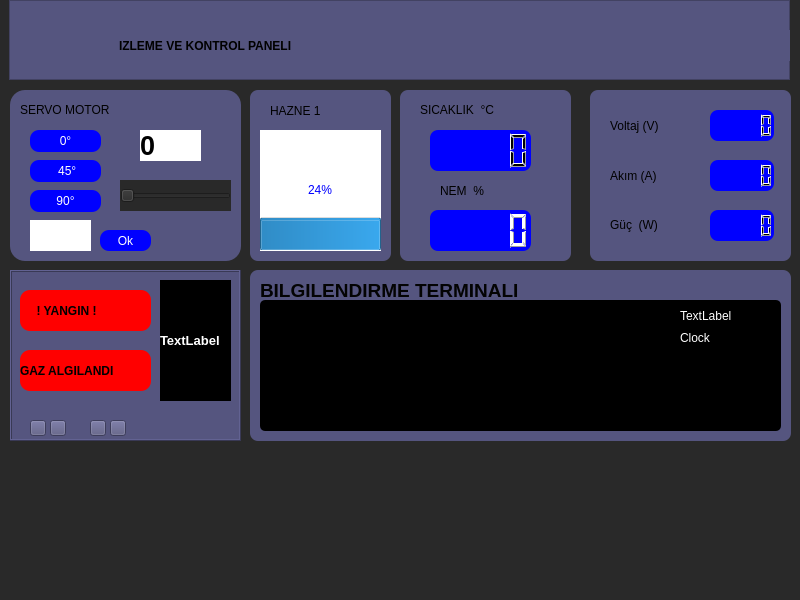
<?xml version="1.0" encoding="UTF-8"?>
<ui version="4.0">
 <class>MainWindow</class>
 <widget class="QMainWindow" name="MainWindow">
  <property name="geometry">
   <rect>
    <x>0</x>
    <y>0</y>
    <width>800</width>
    <height>600</height>
   </rect>
  </property>
  <property name="windowTitle">
   <string>MainWindow</string>
  </property>
  <property name="styleSheet">
   <string notr="true">background-color: rgb(41, 41, 41);</string>
  </property>
  <widget class="QWidget" name="centralwidget">
   <widget class="QFrame" name="frame_2">
    <property name="geometry">
     <rect>
      <x>10</x>
      <y>90</y>
      <width>231</width>
      <height>171</height>
     </rect>
    </property>
    <property name="styleSheet">
     <string notr="true">QFrame { 
	background-color: rgb(85, 85, 127);

border-color:green;

border-radius:15px;


}</string>
    </property>
    <property name="frameShape">
     <enum>QFrame::StyledPanel</enum>
    </property>
    <property name="frameShadow">
     <enum>QFrame::Raised</enum>
    </property>
    <widget class="QPushButton" name="pushButton_90derece">
     <property name="geometry">
      <rect>
       <x>20</x>
       <y>100</y>
       <width>71</width>
       <height>22</height>
      </rect>
     </property>
     <property name="styleSheet">
      <string notr="true">QPushButton
{

   color: white;
	background-color: blue;
border-radius: 9px;
padding: 5px;
    box-shadow: 5px 5px 5px 5px rgba(0, 0, 0, 50);



}
QPushButton:pressed {

padding-left: 10px;
padding-top: 10px;
}
</string>
     </property>
     <property name="text">
      <string>90°</string>
     </property>
     <property name="icon">
      <iconset resource="Iconlar.qrc">
       <normaloff>:/Iconlar/Iconlar/play-button-arrowhead.png</normaloff>:/Iconlar/Iconlar/play-button-arrowhead.png</iconset>
     </property>
    </widget>
    <widget class="QPushButton" name="pushButton_45derece">
     <property name="geometry">
      <rect>
       <x>20</x>
       <y>70</y>
       <width>71</width>
       <height>22</height>
      </rect>
     </property>
     <property name="tabletTracking">
      <bool>false</bool>
     </property>
     <property name="styleSheet">
      <string notr="true">QPushButton
{

   color: white;
	background-color: blue;
border-radius: 9px;
padding: 5px;
    box-shadow: 5px 5px 5px 5px rgba(0, 0, 0, 50);



}
QPushButton:pressed {

padding-left: 10px;
padding-top: 10px;
}
</string>
     </property>
     <property name="text">
      <string> 45°</string>
     </property>
     <property name="icon">
      <iconset resource="Iconlar.qrc">
       <normaloff>:/Iconlar/Iconlar/play-button-arrowhead.png</normaloff>:/Iconlar/Iconlar/play-button-arrowhead.png</iconset>
     </property>
     <property name="autoRepeat">
      <bool>false</bool>
     </property>
    </widget>
    <widget class="QPushButton" name="pushButton_ok">
     <property name="geometry">
      <rect>
       <x>90</x>
       <y>140</y>
       <width>51</width>
       <height>21</height>
      </rect>
     </property>
     <property name="styleSheet">
      <string notr="true">QPushButton
{

   color: white;
	background-color: blue;
border-radius: 9px;
padding: 5px;
    box-shadow: 5px 5px 5px 5px rgba(0, 0, 0, 50);



}
QPushButton:pressed {

padding-left: 10px;
padding-top: 10px;
}
</string>
     </property>
     <property name="text">
      <string>Ok</string>
     </property>
     <property name="icon">
      <iconset resource="Iconlar.qrc">
       <normaloff>:/Iconlar/Iconlar/play-button-arrowhead.png</normaloff>:/Iconlar/Iconlar/play-button-arrowhead.png</iconset>
     </property>
    </widget>
    <widget class="QLineEdit" name="lineEdit">
     <property name="geometry">
      <rect>
       <x>20</x>
       <y>130</y>
       <width>61</width>
       <height>31</height>
      </rect>
     </property>
     <property name="styleSheet">
      <string notr="true">background:white;
color:dark-black;
border:3px-black;
font:20pt;
font-weight:1200;
border:3px-black;
border-radius:0px;
</string>
     </property>
    </widget>
    <widget class="QSlider" name="horizontalSlider">
     <property name="geometry">
      <rect>
       <x>110</x>
       <y>90</y>
       <width>111</width>
       <height>31</height>
      </rect>
     </property>
     <property name="styleSheet">
      <string notr="true">QPushButton
{

   color: white;
	background-color: blue;
border-radius: 9px;
padding: 5px;
    box-shadow: 5px 5px 5px 5px rgba(0, 0, 0, 50);



}
QPushButton:pressed {

padding-left: 10px;
padding-top: 10px;
}
</string>
     </property>
     <property name="orientation">
      <enum>Qt::Horizontal</enum>
     </property>
    </widget>
    <widget class="QLabel" name="label_der_gosterge">
     <property name="geometry">
      <rect>
       <x>130</x>
       <y>40</y>
       <width>61</width>
       <height>31</height>
      </rect>
     </property>
     <property name="styleSheet">
      <string notr="true">background:white;
color:dark-black;
border:3px-black;
font:20pt;
font-weight:1200;
border:3px-black;
border-radius:0px;
</string>
     </property>
     <property name="text">
      <string>0</string>
     </property>
    </widget>
    <widget class="QPushButton" name="pushButton_0derece">
     <property name="geometry">
      <rect>
       <x>20</x>
       <y>40</y>
       <width>71</width>
       <height>22</height>
      </rect>
     </property>
     <property name="styleSheet">
      <string notr="true">QPushButton
{

   color: white;
	background-color: blue;
border-radius: 9px;
padding: 5px;
    box-shadow: 5px 5px 5px 5px rgba(0, 0, 0, 50);



}
QPushButton:pressed {

padding-left: 10px;
padding-top: 10px;
}
</string>
     </property>
     <property name="text">
      <string>0°</string>
     </property>
     <property name="icon">
      <iconset resource="Iconlar.qrc">
       <normaloff>:/Iconlar/Iconlar/play-button-arrowhead.png</normaloff>:/Iconlar/Iconlar/play-button-arrowhead.png</iconset>
     </property>
    </widget>
    <widget class="QLabel" name="label_2">
     <property name="geometry">
      <rect>
       <x>10</x>
       <y>10</y>
       <width>201</width>
       <height>20</height>
      </rect>
     </property>
     <property name="styleSheet">
      <string notr="true">text-align:center;
font: 900 18pt &quot;Arial Black&quot;;</string>
     </property>
     <property name="frameShape">
      <enum>QFrame::Box</enum>
     </property>
     <property name="text">
      <string>SERVO MOTOR</string>
     </property>
    </widget>
   </widget>
   <widget class="QFrame" name="frame">
    <property name="geometry">
     <rect>
      <x>9</x>
      <y>0</y>
      <width>781</width>
      <height>80</height>
     </rect>
    </property>
    <property name="styleSheet">
     <string notr="true">	background-color: rgb(85, 85, 127);
font-weight: bold;
text-font:25pt;
text-align:center;</string>
    </property>
    <property name="frameShape">
     <enum>QFrame::StyledPanel</enum>
    </property>
    <property name="frameShadow">
     <enum>QFrame::Raised</enum>
    </property>
    <widget class="QLabel" name="label">
     <property name="geometry">
      <rect>
       <x>110</x>
       <y>30</y>
       <width>681</width>
       <height>31</height>
      </rect>
     </property>
     <property name="styleSheet">
      <string notr="true">text-align:center;
font: 900 italic 36pt &quot;Segoe UI&quot;;
color:dark-black;
font-weight: bold;
font: 20pt &quot;Swis721 BlkEx BT&quot;;</string>
     </property>
     <property name="text">
      <string>IZLEME VE KONTROL PANELI</string>
     </property>
    </widget>
   </widget>
   <widget class="QFrame" name="frame_3">
    <property name="geometry">
     <rect>
      <x>250</x>
      <y>270</y>
      <width>541</width>
      <height>171</height>
     </rect>
    </property>
    <property name="styleSheet">
     <string notr="true">	background-color: rgb(85, 85, 127);
border-radius:8px;
</string>
    </property>
    <property name="frameShape">
     <enum>QFrame::StyledPanel</enum>
    </property>
    <property name="frameShadow">
     <enum>QFrame::Raised</enum>
    </property>
    <widget class="QTextBrowser" name="textBrowser">
     <property name="geometry">
      <rect>
       <x>10</x>
       <y>30</y>
       <width>521</width>
       <height>131</height>
      </rect>
     </property>
     <property name="styleSheet">
      <string notr="true">background-color: rgb(0, 0, 0);
color: rgb(255, 255, 255);
border-radius:5px;</string>
     </property>
    </widget>
    <widget class="QLabel" name="label_terminal">
     <property name="geometry">
      <rect>
       <x>10</x>
       <y>10</y>
       <width>281</width>
       <height>20</height>
      </rect>
     </property>
     <property name="styleSheet">
      <string notr="true">text-color:dark-black;
text-align:center;
font:14pt;
color:#030303;
font-weight: bold;
</string>
     </property>
     <property name="text">
      <string>BILGILENDIRME TERMINALI</string>
     </property>
    </widget>
    <widget class="QLabel" name="saat_gostergesi">
     <property name="geometry">
      <rect>
       <x>430</x>
       <y>60</y>
       <width>71</width>
       <height>16</height>
      </rect>
     </property>
     <property name="styleSheet">
      <string notr="true">font: 800 9pt &quot;Rockwell Extra Bold&quot;;
background-color:black;
color:white;</string>
     </property>
     <property name="text">
      <string>Clock</string>
     </property>
    </widget>
    <widget class="QLabel" name="zaman_gostergesi">
     <property name="geometry">
      <rect>
       <x>430</x>
       <y>38</y>
       <width>81</width>
       <height>16</height>
      </rect>
     </property>
     <property name="styleSheet">
      <string notr="true">font: 800 9pt &quot;Rockwell Extra Bold&quot;;
background-color:black;
color:white;</string>
     </property>
     <property name="text">
      <string>TextLabel</string>
     </property>
    </widget>
   </widget>
   <widget class="QFrame" name="frame_4">
    <property name="geometry">
     <rect>
      <x>250</x>
      <y>90</y>
      <width>141</width>
      <height>171</height>
     </rect>
    </property>
    <property name="styleSheet">
     <string notr="true">	background-color: rgb(85, 85, 127);
border-radius:8px;
</string>
    </property>
    <property name="frameShape">
     <enum>QFrame::StyledPanel</enum>
    </property>
    <property name="frameShadow">
     <enum>QFrame::Raised</enum>
    </property>
    <widget class="QLabel" name="label_3">
     <property name="geometry">
      <rect>
       <x>20</x>
       <y>10</y>
       <width>221</width>
       <height>21</height>
      </rect>
     </property>
     <property name="styleSheet">
      <string notr="true">text-align:center;
font: 900 18pt &quot;Arial Black&quot;;</string>
     </property>
     <property name="frameShape">
      <enum>QFrame::WinPanel</enum>
     </property>
     <property name="text">
      <string>HAZNE 1 </string>
     </property>
    </widget>
    <widget class="QProgressBar" name="progressBar">
     <property name="geometry">
      <rect>
       <x>10</x>
       <y>40</y>
       <width>121</width>
       <height>121</height>
      </rect>
     </property>
     <property name="styleSheet">
      <string notr="true">border:10px;
background-color:white;
text-align:center;
font: 700 16pt &quot;Segoe UI&quot;;
border-radius:0px;
color:blue;
</string>
     </property>
     <property name="value">
      <number>24</number>
     </property>
     <property name="orientation">
      <enum>Qt::Vertical</enum>
     </property>
    </widget>
   </widget>
   <widget class="QFrame" name="frame_5">
    <property name="geometry">
     <rect>
      <x>400</x>
      <y>90</y>
      <width>171</width>
      <height>171</height>
     </rect>
    </property>
    <property name="styleSheet">
     <string notr="true">	background-color: rgb(85, 85, 127);
border-radius:8px;
</string>
    </property>
    <property name="frameShape">
     <enum>QFrame::StyledPanel</enum>
    </property>
    <property name="frameShadow">
     <enum>QFrame::Raised</enum>
    </property>
    <widget class="QLCDNumber" name="lcdNumber">
     <property name="geometry">
      <rect>
       <x>30</x>
       <y>40</y>
       <width>101</width>
       <height>41</height>
      </rect>
     </property>
     <property name="styleSheet">
      <string notr="true">background-color: blue;</string>
     </property>
    </widget>
    <widget class="QLabel" name="label_4">
     <property name="geometry">
      <rect>
       <x>20</x>
       <y>10</y>
       <width>141</width>
       <height>20</height>
      </rect>
     </property>
     <property name="styleSheet">
      <string notr="true">text-align:center;
font: 900 14pt &quot;Arial Black&quot;;</string>
     </property>
     <property name="text">
      <string>SICAKLIK  °C</string>
     </property>
    </widget>
    <widget class="QLabel" name="label_6">
     <property name="geometry">
      <rect>
       <x>40</x>
       <y>90</y>
       <width>121</width>
       <height>21</height>
      </rect>
     </property>
     <property name="styleSheet">
      <string notr="true">text-align:center;
font: 900 18pt &quot;Arial Black&quot;;</string>
     </property>
     <property name="text">
      <string>NEM  %</string>
     </property>
    </widget>
    <widget class="QLCDNumber" name="lcdNumber_nem">
     <property name="geometry">
      <rect>
       <x>30</x>
       <y>120</y>
       <width>101</width>
       <height>41</height>
      </rect>
     </property>
     <property name="styleSheet">
      <string notr="true">background-color: blue;
color:white;</string>
     </property>
    </widget>
   </widget>
   <widget class="QFrame" name="frame_6">
    <property name="geometry">
     <rect>
      <x>10</x>
      <y>270</y>
      <width>231</width>
      <height>171</height>
     </rect>
    </property>
    <property name="styleSheet">
     <string notr="true">background-color:rgb(85, 85, 127);</string>
    </property>
    <property name="frameShape">
     <enum>QFrame::Box</enum>
    </property>
    <property name="frameShadow">
     <enum>QFrame::Raised</enum>
    </property>
    <widget class="QPushButton" name="startBlinking">
     <property name="geometry">
      <rect>
       <x>20</x>
       <y>150</y>
       <width>16</width>
       <height>16</height>
      </rect>
     </property>
     <property name="styleSheet">
      <string notr="true">background-color:rgb(85, 85, 127);</string>
     </property>
     <property name="text">
      <string/>
     </property>
    </widget>
    <widget class="QPushButton" name="durdurma">
     <property name="geometry">
      <rect>
       <x>40</x>
       <y>150</y>
       <width>16</width>
       <height>16</height>
      </rect>
     </property>
     <property name="text">
      <string/>
     </property>
    </widget>
    <widget class="QLabel" name="label_10">
     <property name="geometry">
      <rect>
       <x>10</x>
       <y>80</y>
       <width>131</width>
       <height>41</height>
      </rect>
     </property>
     <property name="styleSheet">
      <string notr="true">background-color:red;
border-radius:10px;
font: 12pt &quot;Segoe MDL2 Assets&quot;;
color:dark-black;
text-align:center;
font-weight: bold;
</string>
     </property>
     <property name="text">
      <string>GAZ ALGILANDI</string>
     </property>
    </widget>
    <widget class="QLabel" name="label_11">
     <property name="geometry">
      <rect>
       <x>150</x>
       <y>10</y>
       <width>71</width>
       <height>121</height>
      </rect>
     </property>
     <property name="styleSheet">
      <string notr="true">background-color:dark-black;
color:white;
font-weight: bold;
font-size:10pt;
text-align: top;
</string>
     </property>
     <property name="text">
      <string>TextLabel</string>
     </property>
    </widget>
    <widget class="QLabel" name="label_5">
     <property name="geometry">
      <rect>
       <x>10</x>
       <y>20</y>
       <width>131</width>
       <height>41</height>
      </rect>
     </property>
     <property name="styleSheet">
      <string notr="true">background-color:red;
border-radius:10px;
font: 13pt &quot;Segoe MDL2 Assets&quot;;
text-align:center;
color:dark-black;
font-weight: bold;








</string>
     </property>
     <property name="frameShape">
      <enum>QFrame::Box</enum>
     </property>
     <property name="text">
      <string>     ! YANGIN !</string>
     </property>
    </widget>
    <widget class="QPushButton" name="startBlinking2">
     <property name="geometry">
      <rect>
       <x>80</x>
       <y>150</y>
       <width>16</width>
       <height>16</height>
      </rect>
     </property>
     <property name="text">
      <string/>
     </property>
    </widget>
    <widget class="QPushButton" name="durdurma2">
     <property name="geometry">
      <rect>
       <x>100</x>
       <y>150</y>
       <width>16</width>
       <height>16</height>
      </rect>
     </property>
     <property name="text">
      <string/>
     </property>
    </widget>
   </widget>
   <widget class="QFrame" name="frame_7">
    <property name="geometry">
     <rect>
      <x>590</x>
      <y>90</y>
      <width>201</width>
      <height>171</height>
     </rect>
    </property>
    <property name="styleSheet">
     <string notr="true">	background-color: rgb(85, 85, 127);
border-radius:8px;
</string>
    </property>
    <property name="frameShape">
     <enum>QFrame::StyledPanel</enum>
    </property>
    <property name="frameShadow">
     <enum>QFrame::Raised</enum>
    </property>
    <widget class="QFrame" name="frame_8">
     <property name="geometry">
      <rect>
       <x>10</x>
       <y>10</y>
       <width>181</width>
       <height>51</height>
      </rect>
     </property>
     <property name="frameShape">
      <enum>QFrame::StyledPanel</enum>
     </property>
     <property name="frameShadow">
      <enum>QFrame::Raised</enum>
     </property>
     <widget class="QLabel" name="label_7">
      <property name="geometry">
       <rect>
        <x>10</x>
        <y>10</y>
        <width>91</width>
        <height>31</height>
       </rect>
      </property>
      <property name="styleSheet">
       <string notr="true">font: 900 13pt &quot;Arial Black&quot;;</string>
      </property>
      <property name="text">
       <string>Voltaj (V)</string>
      </property>
     </widget>
     <widget class="QLCDNumber" name="lcdNumber_volt">
      <property name="geometry">
       <rect>
        <x>110</x>
        <y>10</y>
        <width>64</width>
        <height>31</height>
       </rect>
      </property>
      <property name="styleSheet">
       <string notr="true">background-color: blue;</string>
      </property>
     </widget>
    </widget>
    <widget class="QFrame" name="frame_9">
     <property name="geometry">
      <rect>
       <x>10</x>
       <y>60</y>
       <width>181</width>
       <height>51</height>
      </rect>
     </property>
     <property name="frameShape">
      <enum>QFrame::StyledPanel</enum>
     </property>
     <property name="frameShadow">
      <enum>QFrame::Raised</enum>
     </property>
     <widget class="QLCDNumber" name="lcdNumber_Akim">
      <property name="geometry">
       <rect>
        <x>110</x>
        <y>10</y>
        <width>64</width>
        <height>31</height>
       </rect>
      </property>
      <property name="styleSheet">
       <string notr="true">background-color: blue;</string>
      </property>
     </widget>
     <widget class="QLabel" name="label_8">
      <property name="geometry">
       <rect>
        <x>10</x>
        <y>16</y>
        <width>91</width>
        <height>20</height>
       </rect>
      </property>
      <property name="styleSheet">
       <string notr="true">font: 900 13pt &quot;Arial Black&quot;;</string>
      </property>
      <property name="text">
       <string>Akım (A)</string>
      </property>
     </widget>
    </widget>
    <widget class="QFrame" name="frame_10">
     <property name="geometry">
      <rect>
       <x>10</x>
       <y>110</y>
       <width>181</width>
       <height>51</height>
      </rect>
     </property>
     <property name="frameShape">
      <enum>QFrame::StyledPanel</enum>
     </property>
     <property name="frameShadow">
      <enum>QFrame::Raised</enum>
     </property>
     <widget class="QLCDNumber" name="lcdNumber_Guc">
      <property name="geometry">
       <rect>
        <x>110</x>
        <y>10</y>
        <width>64</width>
        <height>31</height>
       </rect>
      </property>
      <property name="styleSheet">
       <string notr="true">background-color: blue;</string>
      </property>
     </widget>
     <widget class="QLabel" name="label_9">
      <property name="geometry">
       <rect>
        <x>10</x>
        <y>9</y>
        <width>91</width>
        <height>31</height>
       </rect>
      </property>
      <property name="styleSheet">
       <string notr="true">font: 900 13pt &quot;Arial Black&quot;;</string>
      </property>
      <property name="text">
       <string>Güç  (W)</string>
      </property>
     </widget>
    </widget>
   </widget>
  </widget>
  <widget class="QMenuBar" name="menubar">
   <property name="geometry">
    <rect>
     <x>0</x>
     <y>0</y>
     <width>800</width>
     <height>17</height>
    </rect>
   </property>
  </widget>
  <widget class="QStatusBar" name="statusbar"/>
 </widget>
 <resources>
  <include location="Iconlar.qrc"/>
 </resources>
 <connections/>
</ui>
